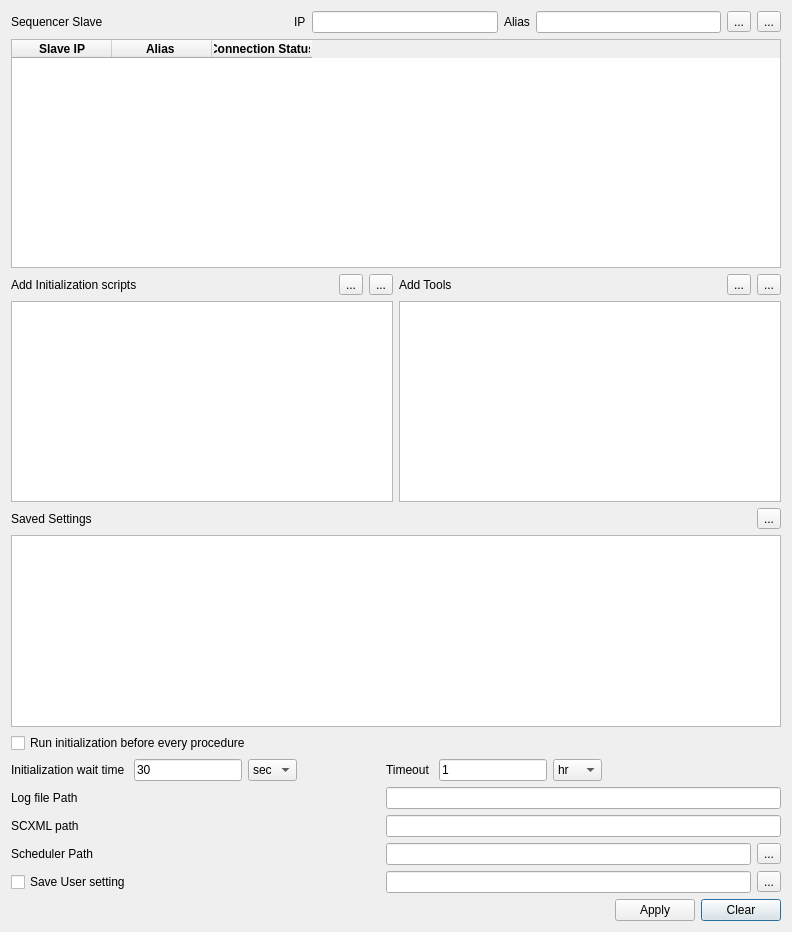
<?xml version="1.0" encoding="UTF-8"?>
<ui version="4.0">
 <class>GTASequencerSettings</class>
 <widget class="QDialog" name="GTASequencerSettings">
  <property name="windowModality">
   <enum>Qt::WindowModal</enum>
  </property>
  <property name="geometry">
   <rect>
    <x>0</x>
    <y>0</y>
    <width>792</width>
    <height>932</height>
   </rect>
  </property>
  <property name="windowTitle">
   <string>Sequencer Settings</string>
  </property>
  <property name="windowIcon">
   <iconset resource="../../GTAUI/resource.qrc">
    <normaloff>:/images/forms/img/GTAAppIcon.png</normaloff>:/images/forms/img/GTAAppIcon.png</iconset>
  </property>
  <layout class="QGridLayout" name="gridLayout_5">
   <item row="2" column="0">
    <layout class="QGridLayout" name="gridLayout_7">
     <item row="1" column="5">
      <spacer name="horizontalSpacer_4">
       <property name="orientation">
        <enum>Qt::Horizontal</enum>
       </property>
       <property name="sizeHint" stdset="0">
        <size>
         <width>40</width>
         <height>20</height>
        </size>
       </property>
      </spacer>
     </item>
     <item row="1" column="6">
      <widget class="QLabel" name="slaveIPLB">
       <property name="text">
        <string>IP</string>
       </property>
      </widget>
     </item>
     <item row="1" column="7">
      <widget class="QLineEdit" name="slaveIPLE">
       <property name="enabled">
        <bool>true</bool>
       </property>
       <property name="sizePolicy">
        <sizepolicy hsizetype="Expanding" vsizetype="Fixed">
         <horstretch>0</horstretch>
         <verstretch>0</verstretch>
        </sizepolicy>
       </property>
      </widget>
     </item>
     <item row="1" column="8">
      <widget class="QLabel" name="slaveNameLB">
       <property name="text">
        <string>Alias</string>
       </property>
      </widget>
     </item>
     <item row="1" column="9">
      <widget class="QLineEdit" name="slaveNameLE">
       <property name="sizePolicy">
        <sizepolicy hsizetype="Expanding" vsizetype="Fixed">
         <horstretch>0</horstretch>
         <verstretch>0</verstretch>
        </sizepolicy>
       </property>
      </widget>
     </item>
     <item row="1" column="1">
      <widget class="QLabel" name="SequenceSlaveLB">
       <property name="text">
        <string>Sequencer Slave</string>
       </property>
      </widget>
     </item>
     <item row="1" column="10">
      <widget class="QToolButton" name="addSlaveTB">
       <property name="toolTip">
        <string>Add Sequence Slave</string>
       </property>
       <property name="text">
        <string>...</string>
       </property>
       <property name="icon">
        <iconset resource="../../GTAUI/resource.qrc">
         <normaloff>:/images/forms/img/Add.png</normaloff>:/images/forms/img/Add.png</iconset>
       </property>
      </widget>
     </item>
     <item row="1" column="11">
      <widget class="QToolButton" name="removeSlaveTB">
       <property name="toolTip">
        <string>Remove Sequencer Slave</string>
       </property>
       <property name="text">
        <string>...</string>
       </property>
       <property name="icon">
        <iconset resource="../../GTAUI/resource.qrc">
         <normaloff>:/images/forms/img/Remove.png</normaloff>:/images/forms/img/Remove.png</iconset>
       </property>
      </widget>
     </item>
    </layout>
   </item>
   <item row="6" column="0">
    <layout class="QHBoxLayout" name="horizontalLayout_10">
     <item>
      <widget class="QTableWidget" name="SeqSlavesListTW">
       <property name="toolTip">
        <string>&lt;!DOCTYPE HTML PUBLIC &quot;-//W3C//DTD HTML 4.0//EN&quot; &quot;http://www.w3.org/TR/REC-html40/strict.dtd&quot;&gt;
&lt;html&gt;&lt;head&gt;&lt;meta name=&quot;qrichtext&quot; content=&quot;1&quot; /&gt;&lt;style type=&quot;text/css&quot;&gt;
p, li { white-space: pre-wrap; }
&lt;/style&gt;&lt;/head&gt;&lt;body style=&quot; font-family:'Segoe UI'; font-size:9pt; font-weight:400; font-style:normal;&quot;&gt;
&lt;p style=&quot; margin-top:0px; margin-bottom:0px; margin-left:0px; margin-right:0px; -qt-block-indent:0; text-indent:0px;&quot;&gt;List of Sequencer Slaves&lt;/p&gt;&lt;/body&gt;&lt;/html&gt;</string>
       </property>
       <column>
        <property name="text">
         <string>Slave IP</string>
        </property>
        <property name="font">
         <font>
          <pointsize>9</pointsize>
          <weight>75</weight>
          <bold>true</bold>
         </font>
        </property>
       </column>
       <column>
        <property name="text">
         <string>Alias </string>
        </property>
        <property name="font">
         <font>
          <family>MS Shell Dlg 2</family>
          <pointsize>9</pointsize>
          <weight>75</weight>
          <bold>true</bold>
         </font>
        </property>
       </column>
       <column>
        <property name="text">
         <string>Connection Status</string>
        </property>
        <property name="font">
         <font>
          <family>MS Shell Dlg 2</family>
          <weight>75</weight>
          <bold>true</bold>
         </font>
        </property>
       </column>
      </widget>
     </item>
    </layout>
   </item>
   <item row="13" column="0">
    <layout class="QGridLayout" name="gridLayout_4">
     <item row="1" column="0">
      <widget class="QListWidget" name="InitLW">
       <property name="toolTip">
        <string>List of initialization scripts added</string>
       </property>
       <property name="tabKeyNavigation">
        <bool>true</bool>
       </property>
       <property name="dragDropMode">
        <enum>QAbstractItemView::DropOnly</enum>
       </property>
      </widget>
     </item>
     <item row="1" column="1">
      <widget class="QListWidget" name="ToolLW">
       <property name="toolTip">
        <string>List of tools added</string>
       </property>
       <property name="tabKeyNavigation">
        <bool>true</bool>
       </property>
       <property name="dragEnabled">
        <bool>true</bool>
       </property>
       <property name="dragDropMode">
        <enum>QAbstractItemView::DropOnly</enum>
       </property>
      </widget>
     </item>
     <item row="0" column="1">
      <layout class="QHBoxLayout" name="horizontalLayout_2">
       <item>
        <widget class="QLabel" name="label_2">
         <property name="text">
          <string>Add Tools</string>
         </property>
        </widget>
       </item>
       <item>
        <spacer name="horizontalSpacer_7">
         <property name="orientation">
          <enum>Qt::Horizontal</enum>
         </property>
         <property name="sizeHint" stdset="0">
          <size>
           <width>40</width>
           <height>20</height>
          </size>
         </property>
        </spacer>
       </item>
       <item>
        <widget class="QToolButton" name="AddToolsTB">
         <property name="toolTip">
          <string>Adds tools</string>
         </property>
         <property name="text">
          <string>...</string>
         </property>
         <property name="icon">
          <iconset resource="../../GTAUI/resource.qrc">
           <normaloff>:/images/forms/img/Add.png</normaloff>:/images/forms/img/Add.png</iconset>
         </property>
        </widget>
       </item>
       <item>
        <widget class="QToolButton" name="RemoveToolTB">
         <property name="toolTip">
          <string>Removes selected tools</string>
         </property>
         <property name="text">
          <string>...</string>
         </property>
         <property name="icon">
          <iconset resource="../../GTAUI/resource.qrc">
           <normaloff>:/images/forms/img/Remove.png</normaloff>:/images/forms/img/Remove.png</iconset>
         </property>
        </widget>
       </item>
      </layout>
     </item>
     <item row="0" column="0">
      <layout class="QHBoxLayout" name="horizontalLayout">
       <item>
        <widget class="QLabel" name="label">
         <property name="text">
          <string>Add Initialization scripts</string>
         </property>
        </widget>
       </item>
       <item>
        <spacer name="horizontalSpacer_6">
         <property name="orientation">
          <enum>Qt::Horizontal</enum>
         </property>
         <property name="sizeHint" stdset="0">
          <size>
           <width>40</width>
           <height>20</height>
          </size>
         </property>
        </spacer>
       </item>
       <item>
        <widget class="QToolButton" name="AddInitTB">
         <property name="toolTip">
          <string>Adds initialization scripts</string>
         </property>
         <property name="text">
          <string>...</string>
         </property>
         <property name="icon">
          <iconset resource="../../GTAUI/resource.qrc">
           <normaloff>:/images/forms/img/Add.png</normaloff>:/images/forms/img/Add.png</iconset>
         </property>
        </widget>
       </item>
       <item>
        <widget class="QToolButton" name="RemoveInitTB">
         <property name="toolTip">
          <string>Removes selected initialization scripts</string>
         </property>
         <property name="text">
          <string>...</string>
         </property>
         <property name="icon">
          <iconset resource="../../GTAUI/resource.qrc">
           <normaloff>:/images/forms/img/Remove.png</normaloff>:/images/forms/img/Remove.png</iconset>
         </property>
        </widget>
       </item>
      </layout>
     </item>
    </layout>
   </item>
   <item row="14" column="0">
    <layout class="QGridLayout" name="gridLayout">
     <item row="1" column="1" colspan="5">
      <widget class="QListWidget" name="UserSettingsLW">
       <property name="toolTip">
        <string>List of settings saved by the user</string>
       </property>
       <property name="tabKeyNavigation">
        <bool>true</bool>
       </property>
       <property name="alternatingRowColors">
        <bool>true</bool>
       </property>
       <property name="selectionMode">
        <enum>QAbstractItemView::SingleSelection</enum>
       </property>
      </widget>
     </item>
     <item row="3" column="1">
      <layout class="QHBoxLayout" name="horizontalLayout_3">
       <item>
        <widget class="QLabel" name="InitWaitTimeLbl">
         <property name="text">
          <string>Initialization wait time </string>
         </property>
        </widget>
       </item>
       <item>
        <widget class="QLineEdit" name="WaitTimeLE">
         <property name="sizePolicy">
          <sizepolicy hsizetype="Fixed" vsizetype="Fixed">
           <horstretch>0</horstretch>
           <verstretch>0</verstretch>
          </sizepolicy>
         </property>
         <property name="toolTip">
          <string>Waits for this time interval after starting scripts and tools</string>
         </property>
         <property name="inputMethodHints">
          <set>Qt::ImhDigitsOnly</set>
         </property>
         <property name="text">
          <string>30</string>
         </property>
        </widget>
       </item>
       <item>
        <widget class="QComboBox" name="WaitTimeCB">
         <property name="sizePolicy">
          <sizepolicy hsizetype="Fixed" vsizetype="Fixed">
           <horstretch>0</horstretch>
           <verstretch>0</verstretch>
          </sizepolicy>
         </property>
         <item>
          <property name="text">
           <string>sec</string>
          </property>
         </item>
         <item>
          <property name="text">
           <string>min</string>
          </property>
         </item>
        </widget>
       </item>
       <item>
        <spacer name="horizontalSpacer_2">
         <property name="orientation">
          <enum>Qt::Horizontal</enum>
         </property>
         <property name="sizeHint" stdset="0">
          <size>
           <width>120</width>
           <height>20</height>
          </size>
         </property>
        </spacer>
       </item>
      </layout>
     </item>
     <item row="4" column="1">
      <widget class="QLabel" name="label_5">
       <property name="text">
        <string>Log file Path</string>
       </property>
      </widget>
     </item>
     <item row="4" column="3" colspan="3">
      <widget class="QLineEdit" name="LogFilePathLE">
       <property name="enabled">
        <bool>true</bool>
       </property>
       <property name="toolTip">
        <string>Log file path as set in GTA</string>
       </property>
       <property name="readOnly">
        <bool>true</bool>
       </property>
      </widget>
     </item>
     <item row="5" column="1">
      <widget class="QLabel" name="label_6">
       <property name="text">
        <string>SCXML path</string>
       </property>
      </widget>
     </item>
     <item row="5" column="3" colspan="3">
      <widget class="QLineEdit" name="scxmlPathLE">
       <property name="enabled">
        <bool>true</bool>
       </property>
       <property name="toolTip">
        <string>SCXML path as set in GTA</string>
       </property>
       <property name="readOnly">
        <bool>true</bool>
       </property>
      </widget>
     </item>
     <item row="6" column="1">
      <widget class="QLabel" name="label_3">
       <property name="text">
        <string>Scheduler Path</string>
       </property>
      </widget>
     </item>
     <item row="6" column="3" colspan="3">
      <layout class="QHBoxLayout" name="horizontalLayout_5">
       <item>
        <widget class="QLineEdit" name="SchedulerPathLE">
         <property name="toolTip">
          <string>Scheduler Path as set by user</string>
         </property>
        </widget>
       </item>
       <item>
        <widget class="QToolButton" name="SearchSchedulerTB">
         <property name="toolTip">
          <string>Search for the scheduler</string>
         </property>
         <property name="text">
          <string>...</string>
         </property>
         <property name="icon">
          <iconset resource="../../GTAUI/resource.qrc">
           <normaloff>:/images/forms/img/SEARCH.png</normaloff>:/images/forms/img/SEARCH.png</iconset>
         </property>
        </widget>
       </item>
      </layout>
     </item>
     <item row="7" column="1">
      <widget class="QCheckBox" name="ChkSaveUserSetting">
       <property name="text">
        <string>Save User setting</string>
       </property>
      </widget>
     </item>
     <item row="7" column="3" colspan="3">
      <layout class="QHBoxLayout" name="horizontalLayout_7">
       <item>
        <widget class="QLineEdit" name="UserSettingNameLE">
         <property name="toolTip">
          <string>Setting name to be saved</string>
         </property>
        </widget>
       </item>
       <item>
        <widget class="QToolButton" name="SaveTB">
         <property name="toolTip">
          <string>Saves the current setting</string>
         </property>
         <property name="text">
          <string>...</string>
         </property>
         <property name="icon">
          <iconset resource="../../GTAUI/resource.qrc">
           <normaloff>:/images/forms/img/SAVE.png</normaloff>:/images/forms/img/SAVE.png</iconset>
         </property>
        </widget>
       </item>
      </layout>
     </item>
     <item row="8" column="3" colspan="3">
      <layout class="QGridLayout" name="gridLayout_2">
       <property name="sizeConstraint">
        <enum>QLayout::SetDefaultConstraint</enum>
       </property>
       <item row="0" column="2">
        <widget class="QPushButton" name="ClearPB">
         <property name="toolTip">
          <string>Clears the user input</string>
         </property>
         <property name="text">
          <string>Clear</string>
         </property>
         <property name="icon">
          <iconset resource="../../GTAUI/resource.qrc">
           <normaloff>:/images/forms/img/CANCEL.jpg</normaloff>:/images/forms/img/CANCEL.jpg</iconset>
         </property>
        </widget>
       </item>
       <item row="0" column="1">
        <widget class="QPushButton" name="ApplyPB">
         <property name="toolTip">
          <string>Applies the setting to the sequencer</string>
         </property>
         <property name="text">
          <string>Apply</string>
         </property>
         <property name="icon">
          <iconset resource="../../GTAUI/resource.qrc">
           <normaloff>:/images/forms/img/OK.png</normaloff>:/images/forms/img/OK.png</iconset>
         </property>
        </widget>
       </item>
       <item row="0" column="0">
        <spacer name="horizontalSpacer_3">
         <property name="orientation">
          <enum>Qt::Horizontal</enum>
         </property>
         <property name="sizeHint" stdset="0">
          <size>
           <width>355</width>
           <height>20</height>
          </size>
         </property>
        </spacer>
       </item>
      </layout>
     </item>
     <item row="3" column="3" colspan="3">
      <layout class="QHBoxLayout" name="horizontalLayout_6">
       <item>
        <widget class="QLabel" name="label_7">
         <property name="text">
          <string>Timeout </string>
         </property>
        </widget>
       </item>
       <item>
        <widget class="QLineEdit" name="TimeoutLE">
         <property name="sizePolicy">
          <sizepolicy hsizetype="Fixed" vsizetype="Fixed">
           <horstretch>0</horstretch>
           <verstretch>0</verstretch>
          </sizepolicy>
         </property>
         <property name="toolTip">
          <string>Timeout for scheduler</string>
         </property>
         <property name="inputMethodHints">
          <set>Qt::ImhDigitsOnly</set>
         </property>
         <property name="text">
          <string>1</string>
         </property>
        </widget>
       </item>
       <item>
        <widget class="QComboBox" name="TimeoutCB">
         <property name="sizePolicy">
          <sizepolicy hsizetype="Fixed" vsizetype="Fixed">
           <horstretch>0</horstretch>
           <verstretch>0</verstretch>
          </sizepolicy>
         </property>
         <item>
          <property name="text">
           <string>hr</string>
          </property>
         </item>
         <item>
          <property name="text">
           <string>min</string>
          </property>
         </item>
        </widget>
       </item>
       <item>
        <spacer name="horizontalSpacer_9">
         <property name="orientation">
          <enum>Qt::Horizontal</enum>
         </property>
         <property name="sizeHint" stdset="0">
          <size>
           <width>96</width>
           <height>20</height>
          </size>
         </property>
        </spacer>
       </item>
      </layout>
     </item>
     <item row="3" column="2">
      <spacer name="horizontalSpacer">
       <property name="orientation">
        <enum>Qt::Horizontal</enum>
       </property>
       <property name="sizeType">
        <enum>QSizePolicy::Fixed</enum>
       </property>
       <property name="sizeHint" stdset="0">
        <size>
         <width>20</width>
         <height>20</height>
        </size>
       </property>
      </spacer>
     </item>
     <item row="2" column="1">
      <widget class="QCheckBox" name="ChkInitialization">
       <property name="toolTip">
        <string>Check to run initialization before start of each procedure</string>
       </property>
       <property name="text">
        <string>Run initialization before every procedure</string>
       </property>
       <property name="checked">
        <bool>false</bool>
       </property>
      </widget>
     </item>
     <item row="0" column="1">
      <widget class="QLabel" name="label_4">
       <property name="text">
        <string>Saved Settings</string>
       </property>
      </widget>
     </item>
     <item row="0" column="5">
      <widget class="QToolButton" name="RemoveSettingTB">
       <property name="toolTip">
        <string>Removes selected saved user setting</string>
       </property>
       <property name="text">
        <string>...</string>
       </property>
       <property name="icon">
        <iconset resource="../../GTAUI/resource.qrc">
         <normaloff>:/images/forms/img/Remove.png</normaloff>:/images/forms/img/Remove.png</iconset>
       </property>
      </widget>
     </item>
    </layout>
   </item>
  </layout>
 </widget>
 <resources>
  <include location="../../GTAUI/resource.qrc"/>
 </resources>
 <connections/>
</ui>
